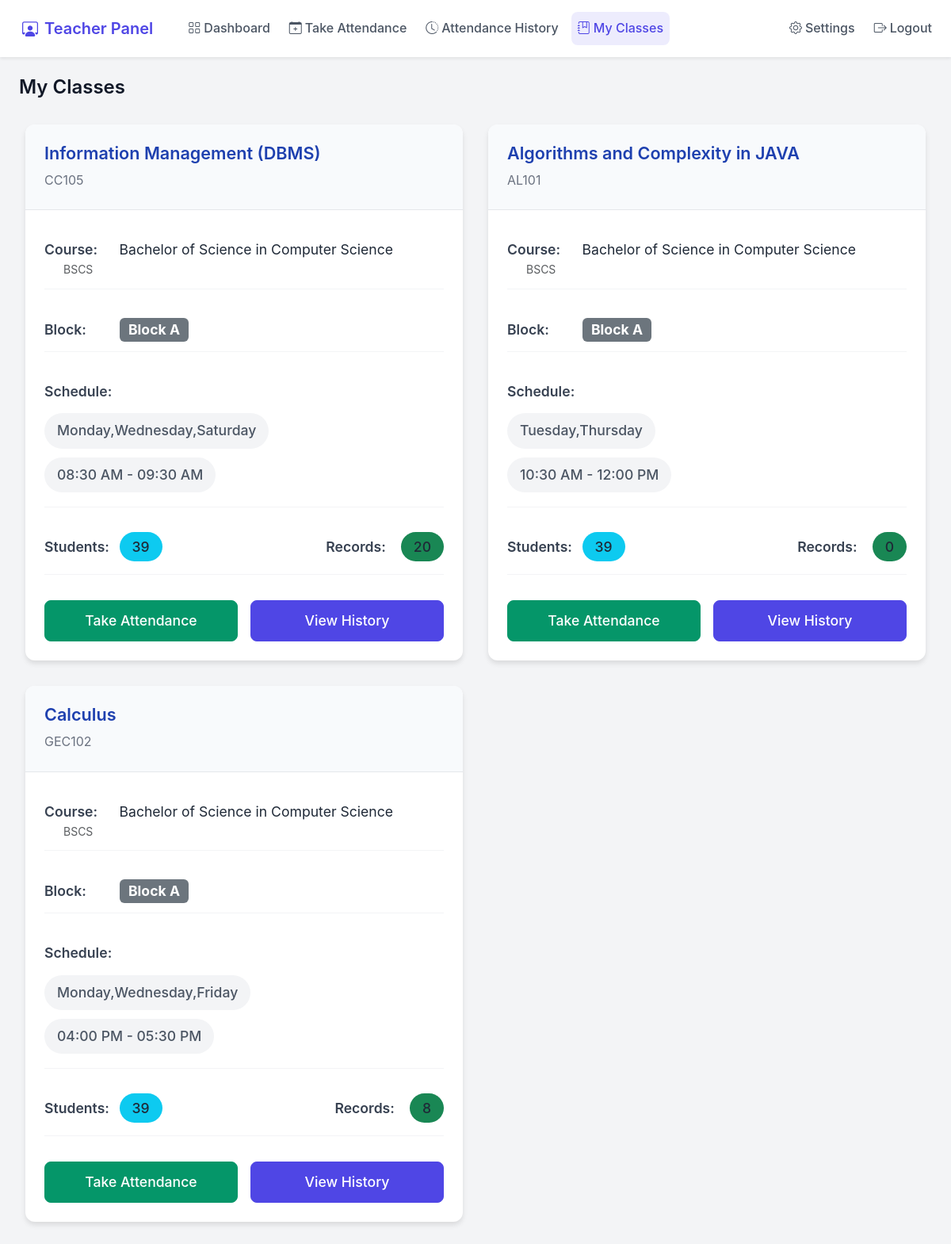
The page /teacher/dashboard/classes.php (signed in) on the database its author committed.
### tables this page shows
CREATE TABLE `classes` (
  `Class_id` int(11) NOT NULL,
  `course_id` int(11) NOT NULL,
  `Teacher_id` int(11) NOT NULL,
  `Subject_id` int(11) NOT NULL,
  `day_of_week` enum('Monday','Tuesday','Wednesday','Thursday','Friday','Saturday','Sunday') NOT NULL,
  `start_time` time NOT NULL,
  `end_time` time NOT NULL,
  `created_at` timestamp NOT NULL DEFAULT current_timestamp(),
  `block_id` int(11) DEFAULT NULL,
  `year_level` int(11) DEFAULT NULL CHECK (`year_level` between 1 and 4)
);

CREATE TABLE `subject` (
  `Subject_id` int(11) NOT NULL,
  `Subject_Name` varchar(255) NOT NULL,
  `Subject_code` varchar(11) NOT NULL,
  `course_id` int(11) NOT NULL,
  `created_at` timestamp NOT NULL DEFAULT current_timestamp(),
  `year_level` int(11) DEFAULT NULL CHECK (`year_level` between 1 and 4)
);

CREATE TABLE `courses` (
  `course_id` int(11) NOT NULL,
  `course_name` varchar(255) NOT NULL,
  `course_code` varchar(255) NOT NULL,
  `description` text DEFAULT NULL,
  `created_at` timestamp NOT NULL DEFAULT current_timestamp()
);

CREATE TABLE `blocks` (
  `block_id` int(11) NOT NULL,
  `block_name` varchar(1) NOT NULL CHECK (`block_name` in ('A','B','C','D','E')),
  `course_id` int(11) NOT NULL,
  `created_at` timestamp NOT NULL DEFAULT current_timestamp(),
  `year_level` int(11) NOT NULL
);

### teacher/dashboard/classes.php (the view, shortened to what this page needs)
<?php
$conn = connectDB();
$teacher_id = $_SESSION['teacher_id'];
$query = "SELECT c.*,
          s.Subject_Name,
          s.Subject_code,
          co.course_name,
          co.course_code,
          b.block_name,
          GROUP_CONCAT(cd.day_of_week) as class_days,
          (SELECT COUNT(*) FROM student WHERE block_id = b.block_id AND year_level = c.year_level) as student_count,
          (SELECT COUNT(*) FROM attendance WHERE class_id = c.Class_id) as attendance_count
          FROM classes c
          INNER JOIN subject s ON c.Subject_id = s.Subject_id
          INNER JOIN courses co ON c.course_id = co.course_id
          LEFT JOIN blocks b ON c.block_id = b.block_id
          LEFT JOIN class_days cd ON c.Class_id = cd.class_id
          WHERE c.Teacher_id = ?
          GROUP BY c.Class_id
          ORDER BY c.year_level, c.day_of_week, c.start_time";
$stmt = $conn->prepare($query);
$stmt->bind_param("i", $teacher_id);
$stmt->execute();
$classes = $stmt->get_result();
?>
<!DOCTYPE html>
<html lang="en">
<head>
    <link href="https://cdn.jsdelivr.net/npm/bootstrap@5.3.0/dist/css/bootstrap.min.css" rel="stylesheet">
    <link href="/Beta_attendance_system/assets/css/main.css" rel="stylesheet">
    <link href="/Beta_attendance_system/assets/css/teacher-pages.css" rel="stylesheet">
</head>
<body>
    <?php include '../../app/includes/teacher_navbar.php'; ?>
    <div class="container mt-4">
        <h2 class="page-header">My Classes</h2>
        <div class="class-grid">
            <?php while ($class = $classes->fetch_assoc()): ?>
                <div class="class-card">
                    <div class="card-header">
                        <h5><?php echo htmlspecialchars($class['Subject_Name']); ?></h5>
                        <small><?php echo htmlspecialchars($class['Subject_code']); ?></small>
                    </div>
                    <div class="card-body">
                        <div class="class-info">
                            <strong>Course:</strong>
                            <span><?php echo htmlspecialchars($class['course_name']); ?></span>
                            <small class="d-block text-muted ps-4"><?php echo htmlspecialchars($class['course_code']); ?></small>
                        </div>
                        <div class="class-info">
                            <strong>Block:</strong>
                            <span class="badge bg-secondary">
                                <?php echo $class['block_name'] ? 'Block ' . htmlspecialchars($class['block_name']) : 'No Block'; ?>
                            </span>
                        </div>
                        <div class="class-info">
                            <strong>Schedule:</strong>
                            <div class="mt-2">
                                <span class="time-badge">
                                    <?php echo htmlspecialchars($class['class_days']); ?>
                                </span>
                            </div>
                            <div>
                                <span class="time-badge">
                                    <?php echo date('h:i A', strtotime($class['start_time'])); ?> -
                                    <?php echo date('h:i A', strtotime($class['end_time'])); ?>
                                </span>
                            </div>
                        </div>
                        <div class="class-info mb-0">
                            <div class="d-flex justify-content-between align-items-center mb-2">
                                <div>
                                    <strong>Students:</strong>
                                    <span class="stats-badge bg-info"><?php echo $class['student_count']; ?></span>
                                </div>
                                <div>
                                    <strong>Records:</strong>
                                    <span class="stats-badge bg-success"><?php echo $class['attendance_count']; ?></span>
                                </div>
                            </div>
                        </div>
                        <div class="class-action-buttons">
                            <a href="../attendance/take.php?class_id=<?php echo $class['Class_id']; ?>"
                               class="btn btn-success">Take Attendance</a>
                            <a href="../attendance/attendance_history.php?class_id=<?php echo $class['Class_id']; ?>"
                               class="btn btn-primary">View History</a>
                        </div>
                    </div>
                </div>
            <?php endwhile; ?>
        </div>
    </div>
</body>
</html>

### app/includes/teacher_navbar.php (shortened to what this page needs)
<?php
$base_path = "/Beta_attendance_system/teacher/";
$current_page = basename($_SERVER['PHP_SELF']);
?>
<link rel="stylesheet" href="https://cdn.jsdelivr.net/npm/bootstrap-icons@1.11.3/font/bootstrap-icons.min.css">
<link rel="stylesheet" href="/Beta_attendance_system/assets/css/navbar.css">
<nav class="navbar navbar-expand-lg modern-navbar teacher-navbar">
    <div class="container-fluid">
        <a class="navbar-brand" href="<?php echo $base_path; ?>dashboard/index.php">
            <i class="bi bi-person-workspace me-2"></i>Teacher Panel
        </a>
        <div class="collapse navbar-collapse" id="navbarNav">
            <ul class="navbar-nav me-auto">
                <li class="nav-item">
                    <a class="nav-link <?php echo $current_page == 'index.php' ? 'active' : ''; ?>"
                       href="<?php echo $base_path; ?>dashboard/index.php">
                       <i class="bi bi-grid me-1"></i>Dashboard
                    </a>
                </li>
                <li class="nav-item">
                    <a class="nav-link <?php echo $current_page == 'take.php' ? 'active' : ''; ?>"
                       href="<?php echo $base_path; ?>attendance/take.php">
                       <i class="bi bi-calendar-plus me-1"></i>Take Attendance
                    </a>
                </li>
                <li class="nav-item">
                    <a class="nav-link <?php echo $current_page == 'attendance_history.php' ? 'active' : ''; ?>"
                       href="<?php echo $base_path; ?>attendance/attendance_history.php">
                       <i class="bi bi-clock-history me-1"></i>Attendance History
                    </a>
                </li>
                <li class="nav-item">
                    <a class="nav-link <?php echo $current_page == 'classes.php' ? 'active' : ''; ?>"
                       href="<?php echo $base_path; ?>dashboard/classes.php">
                       <i class="bi bi-journal-bookmark me-1"></i>My Classes
                    </a>
                </li>
            </ul>
            <ul class="navbar-nav">
                <li class="nav-item">
                    <a class="nav-link <?php echo $current_page == 'index.php' ? 'active' : ''; ?>"
                       href="<?php echo $base_path; ?>settings/index.php">
                       <i class="bi bi-gear me-1"></i>Settings
                    </a>
                </li>
                <li class="nav-item">
                    <a class="nav-link" href="/Beta_attendance_system/app/auth/logout.php">
                        <i class="bi bi-box-arrow-right me-1"></i>Logout
                    </a>
                </li>
            </ul>
        </div>
    </div>
</nav>

### assets/css/main.css (style rules this page uses)
:root { --primary-color: #4f46e5; --secondary-color: #4338ca; --text-color: #1f2937; --light-bg: #f3f4f6; --white: #ffffff; --shadow: 0 4px 6px -1px rgba(0, 0, 0, 0.1); }
* { margin: 0; padding: 0; box-sizing: border-box; }
body { font-family: 'Inter', -apple-system, BlinkMacSystemFont, sans-serif; line-height: 1.6; color: var(--text-color); background-color: var(--light-bg); }
.container { width: 100%; max-width: 1600px; margin: 0 auto; padding: 0 1.5rem; }
.navbar { background-color: var(--white); box-shadow: var(--shadow); padding: 1rem 0; position: sticky; top: 0; z-index: 100; }
.btn { padding: 0.75rem 1.5rem; font-weight: 500; border-radius: 0.5rem; transition: all 0.3s ease; }
.btn-primary { background-color: var(--primary-color); border-color: var(--primary-color); }

### assets/css/teacher-pages.css (style rules this page uses)
.page-header { font-size: 1.5rem; font-weight: 600; color: #111827; margin-bottom: 1.5rem; }
.class-grid { display: grid; grid-template-columns: repeat(2, 1fr); gap: 2rem; margin-bottom: 2rem; padding: 0.5rem; }
.class-card { border: none; border-radius: 12px; box-shadow: 0 4px 6px rgba(0,0,0,0.1); transition: transform 0.2s, box-shadow 0.2s; height: 100%; background: #ffffff; min-height: 420px; }
.class-card .card-header { background-color: #f8fafc; border-bottom: 1px solid #e5e7eb; padding: 1.5rem; border-radius: 12px 12px 0 0; }
.class-card .card-header h5 { color: #1e40af; font-size: 1.35rem; font-weight: 600; margin-bottom: 0.5rem; }
.class-card .card-header small { color: #6b7280; font-size: 1rem; }
.class-card .card-body { padding: 1.5rem; }
.class-info { margin-bottom: 1.5rem; padding: 0.75rem 0; }
.class-info:not(:last-child) { border-bottom: 1px solid #f3f4f6; }
.class-info strong { color: #374151; font-weight: 600; display: inline-block; min-width: 90px; font-size: 1.1rem; }
.class-info span { font-size: 1.1rem; }
.time-badge { display: inline-block; padding: 0.5rem 1rem; background-color: #f3f4f6; border-radius: 9999px; font-size: 1rem; color: #4b5563; margin: 0.35rem 0; font-weight: 500; }
.stats-badge { font-size: 1rem; padding: 0.5rem 1rem; border-radius: 9999px; font-weight: 500; }
.class-action-buttons { display: grid; grid-template-columns: 1fr 1fr; gap: 1rem; margin-top: 2rem; }
.class-action-buttons .btn { padding: 0.75rem 1.25rem; font-size: 1.1rem; font-weight: 500; border-radius: 8px; transition: all 0.2s; }
.class-action-buttons .btn-success { background-color: #059669; border-color: #059669; }
.class-action-buttons .btn-primary { background-color: #4f46e5; border-color: #4f46e5; }

### assets/css/navbar.css (style rules this page uses)
:root { --navbar-bg: #ffffff; --navbar-shadow: 0 2px 4px rgba(0, 0, 0, 0.08); --navbar-link: #4b5563; --navbar-hover: #4f46e5; --navbar-active: #4f46e5; --admin-primary: #212529; --teacher-primary: #4f46e5; --dropdown-shadow: 0 4px 6px -1px rgba(0, 0, 0, 0.1); }
.modern-navbar { background-color: var(--navbar-bg); box-shadow: var(--navbar-shadow); padding: 0.75rem 0; position: sticky; top: 0; z-index: 1000; }
.modern-navbar .navbar-brand { font-weight: 600; font-size: 1.25rem; padding: 0.5rem 1rem; border-radius: 0.5rem; transition: all 0.2s ease; }
.teacher-navbar .navbar-brand { color: var(--teacher-primary); }
.modern-navbar .nav-link { color: var(--navbar-link); font-weight: 500; padding: 0.5rem 1rem; border-radius: 0.5rem; transition: all 0.2s ease; margin: 0 0.25rem; }
.modern-navbar .nav-link.active { color: var(--navbar-active); background-color: rgba(79, 70, 229, 0.1); }

### rows shown on the page
classes: Subject.Subject_Name "Information Management (DBMS)", Subject.Subject_code "CC105", course.course_name "Bachelor of Science in Computer Science", course.course_code "BSCS", block.block_name "A", class_days "Monday,Wednesday,Saturday", start_time "08:30 AM", end_time "09:30 AM", student_count "39", attendance_count "20"
classes: Subject.Subject_Name "Algorithms and Complexity in JAVA", Subject.Subject_code "AL101", course.course_name "Bachelor of Science in Computer Science", course.course_code "BSCS", block.block_name "A", class_days "Tuesday,Thursday", start_time "10:30 AM", end_time "12:00 PM", student_count "39", attendance_count "0"
classes: Subject.Subject_Name "Calculus", Subject.Subject_code "GEC102", course.course_name "Bachelor of Science in Computer Science", course.course_code "BSCS", block.block_name "A", class_days "Monday,Wednesday,Friday", start_time "04:00 PM", end_time "05:30 PM", student_count "39", attendance_count "8"
